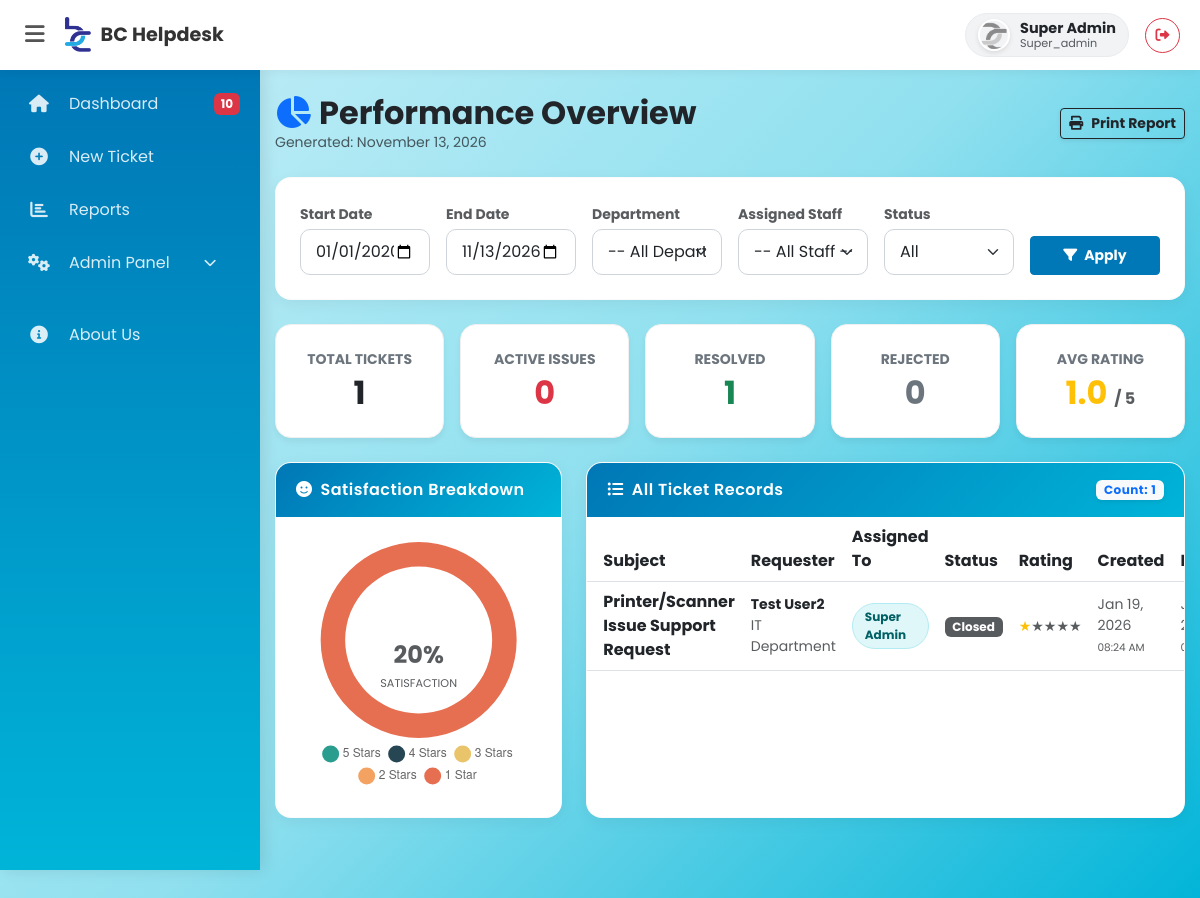
The page /reports.php?assigned_to=2 (signed in) on the database its author committed.
### tables this page shows
CREATE TABLE `users` (
  `id` int(11) NOT NULL,
  `username` varchar(50) NOT NULL,
  `email` varchar(100) NOT NULL,
  `phone` varchar(20) DEFAULT NULL,
  `password` varchar(255) NOT NULL,
  `role` varchar(50) NOT NULL DEFAULT 'employee',
  `is_active` tinyint(1) DEFAULT '0',
  `created_at` timestamp NULL DEFAULT CURRENT_TIMESTAMP,
  `branch_id` int(11) DEFAULT NULL,
  `profile_image` varchar(255) DEFAULT NULL,
  `dept_id` int(11) DEFAULT NULL,
  `reset_token` varchar(10) DEFAULT NULL,
  `reset_expires` datetime DEFAULT NULL
);

CREATE TABLE `tickets` (
  `id` int(11) NOT NULL,
  `user_id` int(11) NOT NULL,
  `assigned_to` int(11) DEFAULT NULL,
  `subject` varchar(255) NOT NULL,
  `description` text NOT NULL,
  `priority` enum('Low','Medium','High') DEFAULT 'Low',
  `category` varchar(50) NOT NULL,
  `status` enum('Open','In Progress','On Hold','Resolved','Closed') DEFAULT 'Open',
  `attachment` varchar(255) DEFAULT NULL,
  `rating` int(11) DEFAULT NULL,
  `feedback` text,
  `created_at` timestamp NULL DEFAULT CURRENT_TIMESTAMP,
  `resolved_at` timestamp NULL DEFAULT NULL,
  `confirmed_at` timestamp NULL DEFAULT NULL,
  `resolution_remarks` text,
  `dept_id` int(11) DEFAULT NULL
);

CREATE TABLE `departments` (
  `id` int(11) NOT NULL,
  `name` varchar(100) NOT NULL,
  `created_at` timestamp NULL DEFAULT CURRENT_TIMESTAMP
);

### reports.php (the view, shortened to what the rows shown need)
<?php
require 'config/db.php';
require 'includes/header.php';
require 'includes/navbar.php';
$start = !empty($_GET['start']) ? $_GET['start'] : '2020-01-01';
$end   = !empty($_GET['end'])   ? $_GET['end']   : date('Y-m-d');
$assigned_filter_id = !empty($_GET['assigned_to']) ? intval($_GET['assigned_to']) : 0;
$where = ["DATE(t.created_at) BETWEEN '$start' AND '$end'"];
if ($assigned_filter_id > 0) {
    $where[] = "t.assigned_to = $assigned_filter_id";
}
$where_sql = implode(" AND ", $where);
$stats = $conn->query("
    SELECT
        COUNT(*) as total,
        SUM(CASE WHEN t.status IN ('Open', 'In Progress') THEN 1 ELSE 0 END) as open_cnt,
        SUM(CASE WHEN t.status IN ('Resolved', 'Closed') THEN 1 ELSE 0 END) as closed_cnt,
        SUM(CASE WHEN t.status = 'Rejected' THEN 1 ELSE 0 END) as rejected_cnt,
        AVG(NULLIF(t.rating, 0)) as avg_rating
    FROM tickets t
    LEFT JOIN users u ON t.user_id = u.id
    WHERE $where_sql
")->fetch_assoc();
$chart_res = $conn->query("SELECT rating, COUNT(*) as count FROM tickets t LEFT JOIN users u ON t.user_id = u.id WHERE t.rating > 0 AND $where_sql GROUP BY rating ORDER BY rating DESC");
$star_data = [0, 0, 0, 0, 0];
while($r = $chart_res->fetch_assoc()) { $rt=intval($r['rating']); if($rt>=1&&$rt<=5) $star_data[5-$rt]=intval($r['count']); }
$result = $conn->query("
    SELECT t.id, t.subject, t.status, t.rating, t.created_at, t.resolved_at,
           u.username as requester,
           d.name as dept_name,
           assignee.username as assigned_agent
    FROM tickets t
    LEFT JOIN users u ON t.user_id = u.id
    LEFT JOIN departments d ON t.dept_id = d.id
    LEFT JOIN users assignee ON t.assigned_to = assignee.id
    WHERE $where_sql
    ORDER BY t.created_at DESC
");
?>
<div class="container mt-4 mb-5">
    <div class="d-flex justify-content-between align-items-center mb-4 no-print">
        <div>
            <h2 class="fw-bold mb-0 text-dark"><i class="fas fa-chart-pie me-2 text-primary"></i>Performance Overview</h2>
        </div>
    </div>
    <div class="row row-cols-1 row-cols-md-5 g-3 mb-4 no-print">
        <div class="col">
            <div class="kpi-card">
                <h2 class="fw-bold text-dark mb-0"><?= number_format($stats['total']) ?></h2>
            </div>
        </div>
        <div class="col">
            <div class="kpi-card">
                <h2 class="fw-bold text-danger mb-0"><?= number_format($stats['open_cnt']) ?></h2>
            </div>
        </div>
        <div class="col">
            <div class="kpi-card">
                <h2 class="fw-bold text-success mb-0"><?= number_format($stats['closed_cnt']) ?></h2>
            </div>
        </div>
        <div class="col">
            <div class="kpi-card">
                <h2 class="fw-bold text-secondary mb-0"><?= number_format($stats['rejected_cnt']) ?></h2>
            </div>
        </div>
        <div class="col">
            <div class="kpi-card">
                <h2 class="fw-bold text-warning mb-0"><?= number_format($stats['avg_rating'], 1) ?> <small class="text-muted fs-6">/ 5</small></h2>
            </div>
        </div>
    </div>
    <div class="row g-4">
        <div class="col-md-8">
            <div class="glass-panel h-100 p-0">
                <div class="table-responsive">
                    <table class="table table-hover mb-0 align-middle">
                        <thead class="bg-light">
                            <tr>
                                <th class="ps-3" style="width: 25%;">Subject</th>
                                <th style="width: 20%;">Requester</th>
                                <th style="width: 15%;">Assigned To</th>
                                <th style="width: 10%;">Status</th>
                                <th style="width: 10%;">Rating</th>
                                <th style="width: 10%;">Created</th>
                                <th style="width: 10%;">Resolved</th>
                            </tr>
                        </thead>
                        <tbody class="bg-white">
                            <?php if($result && $result->num_rows > 0): ?>
                                <?php while($row = $result->fetch_assoc()): ?>
                                <tr>
                                    <td class="ps-3 fw-bold text-dark"><?= htmlspecialchars($row['subject']) ?></td>
                                    <td>
                                        <div class="small fw-bold text-dark"><?= htmlspecialchars($row['requester']) ?></div>
                                        <div class="text-muted small"><?= htmlspecialchars($row['dept_name']) ?></div>
                                    </td>
                                    <td>
                                        <?php if(!empty($row['assigned_agent'])): ?>
                                            <span class="agent-badge"><?= htmlspecialchars($row['assigned_agent']) ?></span>
                                        <?php else: ?>
                                            <span class="text-muted small">Unassigned</span>
                                        <?php endif; ?>
                                    </td>
                                    <td>
                                        <?php
                                            $st = $row['status'];
                                            $c = 'secondary';
                                            if($st=='Open') $c='danger';
                                            elseif($st=='In Progress') $c='warning';
                                            elseif($st=='Resolved') $c='success';
                                            elseif($st=='Closed') $c='dark';
                                            elseif($st=='Rejected') $c='secondary';
                                        ?>
                                        <span class="badge bg-<?= $c ?> bg-opacity-75 text-white status-<?= $st ?>"><?= $st ?></span>
                                    </td>
                                    <td>
                                        <?php
                                            $stars = intval($row['rating']);
                                            if($stars > 0) {
                                                for($i=1; $i<=5; $i++) {
                                                    echo ($i <= $stars) ? '<span class="text-warning small">★</span>' : '<span class="text-muted text-opacity-25 small">★</span>';
                                                }
                                            } else {
                                                echo '<span class="text-muted small">-</span>';
                                            }
                                        ?>
                                    </td>
                                    <td class="small text-muted">
                                        <?= date('M d, Y', strtotime($row['created_at'])) ?><br>
                                        <span style="font-size: 0.75em;"><?= date('h:i A', strtotime($row['created_at'])) ?></span>
                                    </td>
                                    <td class="small text-muted">
                                        <?php if(!empty($row['resolved_at'])): ?>
                                            <?= date('M d, Y', strtotime($row['resolved_at'])) ?><br>
                                            <span style="font-size: 0.75em;"><?= date('h:i A', strtotime($row['resolved_at'])) ?></span>
                                        <?php else: ?>
                                            -
                                        <?php endif; ?>
                                    </td>
                                </tr>
                                <?php endwhile; ?>
                            <?php else: ?>
                                <tr><td colspan="7" class="text-center p-5 text-muted">No records found for this period.</td></tr>
                            <?php endif; ?>
                        </tbody>
                    </table>
                </div>
            </div>
        </div>
    </div>
</div>
<script>
    document.addEventListener("DOMContentLoaded", function() {
        if(window.innerWidth > 0 && document.getElementById('ratingChart')) {
            new Chart(document.getElementById('ratingChart'), {
                type: 'doughnut',
                data: {
                    labels: ['5 Stars', '4 Stars', '3 Stars', '2 Stars', '1 Star'],
                    datasets: [{
                        data: <?= json_encode($star_data) ?>,
                        backgroundColor: ['#2a9d8f', '#264653', '#e9c46a', '#f4a261', '#e76f51'],
                        borderWidth: 0, hoverOffset: 10
                    }]
                },
                options: {
                    responsive: true, maintainAspectRatio: false, cutout: '75%',
                    plugins: { legend: { position: 'bottom', labels: { boxWidth: 12, usePointStyle: true } } }
                }
            });
        }
    });
</script>
<?php require 'includes/footer.php'; ?>

### includes/navbar.php (shortened to what the rows shown need)
<?php
if (isset($_SESSION['role']) && $_SESSION['role'] != 'employee' && isset($conn)) {
    $notify_sql = "SELECT COUNT(*) as count FROM tickets WHERE status = 'Open'";
    $notify_res = $conn->query($notify_sql);
    if ($notify_res) {
        $row = $notify_res->fetch_assoc();
    }
}
$navbar_username = isset($_SESSION['username']) ? $_SESSION['username'] : "Guest";
$navbar_pic = "assets/images/default_avatar.png";
if (isset($_SESSION['user_id']) && isset($conn)) {
    $user_id = $_SESSION['user_id'];
    $sql = "SELECT username, profile_image FROM users WHERE id = $user_id";
    $result = mysqli_query($conn, $sql);
    if ($result && $row = mysqli_fetch_assoc($result)) {
        $navbar_username = $row['username'];
        if (!empty($row['profile_image']) && file_exists(__DIR__ . '/../uploads/' . $row['profile_image'])) {
            $navbar_pic = 'uploads/' . $row['profile_image'];
        }
    }
}
?>
<nav class="topbar">
    <div class="d-flex align-items-center">
        <a href="profile.php" class="text-decoration-none me-3">
            <div class="user-badge">
                <img src="<?= $navbar_pic ?>" alt="Profile" class="navbar-profile-pic">
                <div class="d-flex flex-column" style="line-height: 1.1;">
                    <span class="fw-bold text-dark" style="font-size: 0.9rem;"><?= htmlspecialchars($navbar_username) ?></span>
                    <?php if(isset($_SESSION['role'])): ?>
                        <small class="text-muted" style="font-size: 0.7rem;"><?= ucfirst($_SESSION['role']) ?></small>
                    <?php endif; ?>
                </div>
            </div>
        </a>
    </div>
</nav>

### rows shown on the page
users: profile_image (picture), username "Super Admin"
tickets: subject "Printer/Scanner Issue Support Request", user.username "Test User2", dept.name "IT Department", assigned_to.username "Super Admin", status "Closed", rating 1 (drawn), created_at "Jan 19, 2026", created_at "08:24 AM"

### other values the page prints
$_SESSION['role'] "Super_admin"
$pending_alert "10"
$stats['total'] "1"
$stats['open_cnt'] "0"
$stats['closed_cnt'] "1"
$stats['rejected_cnt'] "0"
$stats['avg_rating'] "1.0"
$result->num_rows "1"
chart data {{ json_encode($star_data) }} [0,0,0,0,1]
